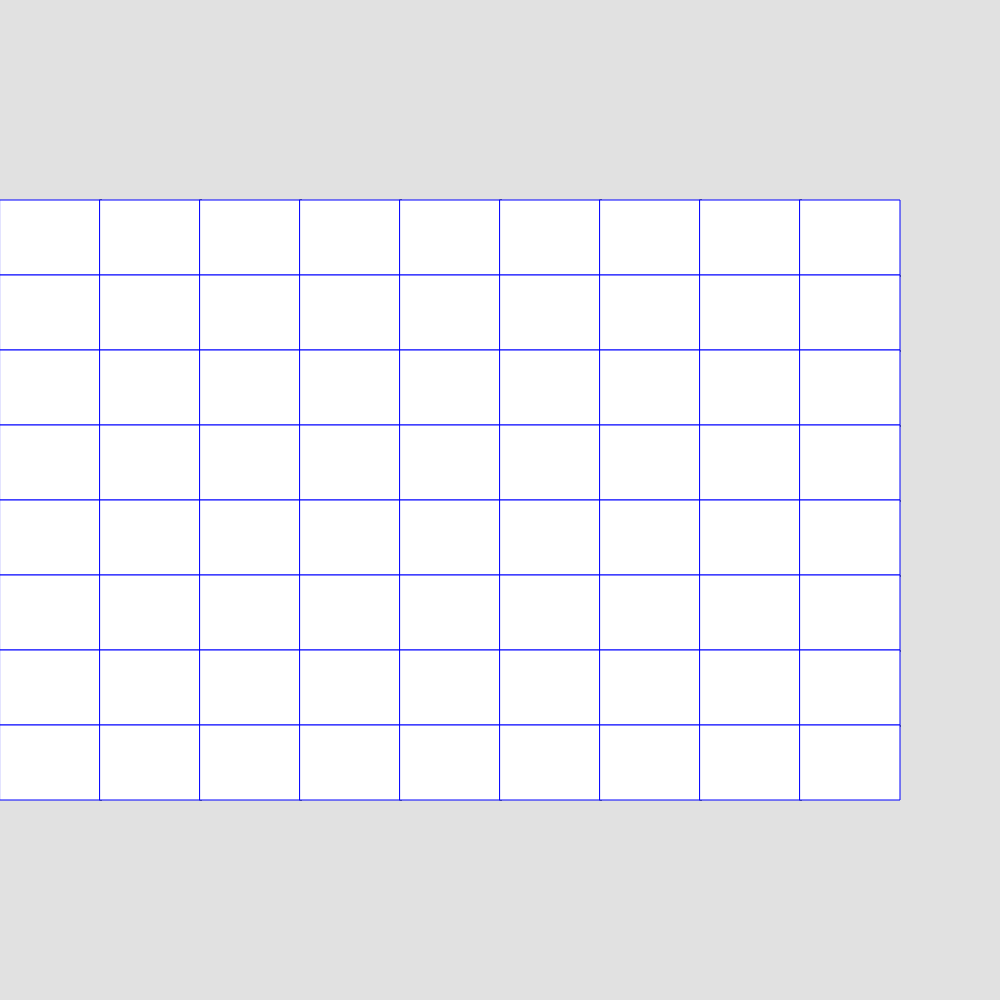
Frame 1 (no input)
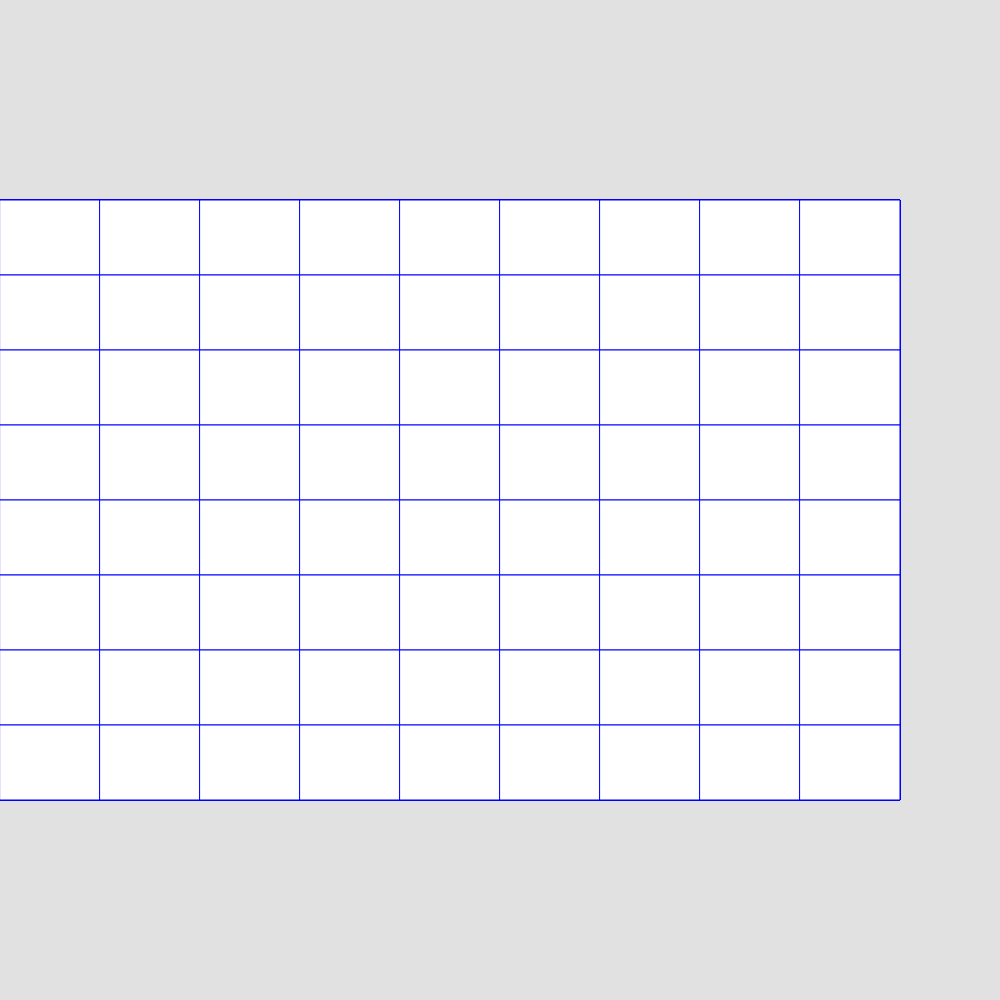
Frame 60 (no input)
Frame 120 (the mouse pressed at the canvas centre since frame 60): identical to frame 60, image omitted

The p5.js sketch that drew these frames (run headless with seeded random() and noise() and a simulated clock; from frame 60 on, the mouse is pressed at the canvas centre):

// p5.js sketch
// ── sketch.js

function setup(){
    createCanvas(1000, 1000);
    background(225, 225, 225);
}



    var clickbox1 = false
    var clickbox2 = false
    var clickbox3 = false
    var clickbox4 = false
    var clickbox5 = false
    var clickbox6 = false
    var clickbox7 = false
    var clickbox8 = false
    var clickbox9 = false

    var clickbox10 = false
    var clickbox11 = false
    var clickbox12 = false
    var clickbox13 = false
    var clickbox14 = false
    var clickbox15 = false
    var clickbox16 = false
    var clickbox17 = false
    var clickbox18 = false

    var clickbox = false
    var clickbox = false
    var clickbox = false
    var clickbox = false
    var clickbox = false
    var clickbox = false
    var clickbox = false
    var clickbox = false
    var clickbox = false

    var clickbox = false
    var clickbox = false
    var clickbox = false
    var clickbox = false
    var clickbox = false
    var clickbox = false
    var clickbox = false
    var clickbox = false
    var clickbox = false

    var clickbox = false
    var clickbox = false
    var clickbox = false
    var clickbox = false
    var clickbox = false
    var clickbox = false
    var clickbox = false
    var clickbox = false
    var clickbox = false

    var clickbox = false
    var clickbox = false
    var clickbox = false
    var clickbox = false
    var clickbox = false
    var clickbox = false
    var clickbox = false
    var clickbox = false
    var clickbox = false

    var clickbox = false
    var clickbox = false
    var clickbox = false
    var clickbox = false
    var clickbox = false
    var clickbox = false
    var clickbox = false
    var clickbox = false
    var clickbox = false

    var clickbox = false
    var clickbox = false
    var clickbox = false
    var clickbox = false
    var clickbox = false
    var clickbox = false
    var clickbox = false
    var clickbox = false
    var clickbox = false

function draw(){
    fill("black")
    rect(100, 200, 2, 600)
    rect(200, 200, 2, 600)
    rect(300, 200, 2, 600)
    rect(400, 200, 2, 600)
    rect(500, 200, 2, 600)
    rect(600, 200, 2, 600)
    rect(700, 200, 2, 600)
    rect(800, 200, 2, 600)
    rect(0, 275, 900, 2)
    rect(0, 350, 900, 2)
    rect(0, 425, 900, 2)
    rect(0, 500, 900, 2)
    rect(0, 575, 900, 2)
    rect(0, 650, 900, 2)
    rect(0, 725, 900, 2)
    
    
    stroke("blue")
    var shipColor = "white"
    fill(shipColor)
    var choice1 = rect(0, 200, 100, 75)
    var choice2 = rect(0, 275, 100, 75)
    var choice3 = rect(0, 350, 100, 75)
    var choice4 = rect(0, 425, 100, 75)
    var choice5 = rect(0, 500, 100, 75)
    var choice6 = rect(0, 575, 100, 75)
    var choice7 = rect(0, 650, 100, 75)
    var choice8 = rect(0, 725, 100, 75)
    
    var choice9 = rect(100, 200, 100, 75)
    var choice10 = rect(100, 275, 100, 75)
    var choice11 = rect(100, 350, 100, 75)
    var choice12 = rect(100, 425, 100, 75)
    var choice13 = rect(100, 500, 100, 75)
    var choice14 = rect(100, 575, 100, 75)
    var choice15 = rect(100, 650, 100, 75)
    var choice16 = rect(100, 725, 100, 75)

    var choice17 = rect(200, 200, 100, 75)
    var choice18 = rect(200, 275, 100, 75)
    var choice19 = rect(200, 350, 100, 75)
    var choice20 = rect(200, 425, 100, 75)
    var choice21 = rect(200, 500, 100, 75)
    var choice22 = rect(200, 575, 100, 75)
    var choice23 = rect(200, 650, 100, 75)
    var choice24 = rect(200, 725, 100, 75)

    var choice25 = rect(300, 200, 100, 75)
    var choice26 = rect(300, 275, 100, 75)
    var choice27 = rect(300, 350, 100, 75)
    var choice28 = rect(300, 425, 100, 75)
    var choice29 = rect(300, 500, 100, 75)
    var choice30 = rect(300, 575, 100, 75)
    var choice31 = rect(300, 650, 100, 75)
    var choice32= rect(300, 725, 100, 75)

    var choice33 = rect(400, 200, 100, 75)
    var choice34 = rect(400, 275, 100, 75)
    var choice35 = rect(400, 350, 100, 75)
    var choice36 = rect(400, 425, 100, 75)
    var choice37 = rect(400, 500, 100, 75)
    var choice38 = rect(400, 575, 100, 75)
    var choice39 = rect(400, 650, 100, 75)
    var choice40 = rect(400, 725, 100, 75)

    var choice41 = rect(500, 200, 100, 75)
    var choice42 = rect(500, 275, 100, 75)
    var choice43 = rect(500, 350, 100, 75)
    var choice44 = rect(500, 425, 100, 75)
    var choice45 = rect(500, 500, 100, 75)
    var choice46 = rect(500, 575, 100, 75)
    var choice47 = rect(500, 650, 100, 75)
    var choice48 = rect(500, 725, 100, 75)

    var choice49 = rect(600, 200, 100, 75)
    var choice50 = rect(600, 275, 100, 75)
    var choice51 = rect(600, 350, 100, 75)
    var choice52 = rect(600, 425, 100, 75)
    var choice53 = rect(600, 500, 100, 75)
    var choice54 = rect(600, 575, 100, 75)
    var choice55 = rect(600, 650, 100, 75)
    var choice56 = rect(600, 725, 100, 75)

    var choice57 = rect(700, 200, 100, 75)
    var choice58 = rect(700, 275, 100, 75)
    var choice59 = rect(700, 350, 100, 75)
    var choice60 = rect(700, 425, 100, 75)
    var choice61 = rect(700, 500, 100, 75)
    var choice62 = rect(700, 575, 100, 75)
    var choice63 = rect(700, 650, 100, 75)
    var choice64 = rect(700, 725, 100, 75)

    var choice65 = rect(800, 200, 100, 75)
    var choice66 = rect(800, 275, 100, 75)
    var choice67 = rect(800, 350, 100, 75)
    var choice68 = rect(800, 425, 100, 75)
    var choice69 = rect(800, 500, 100, 75)
    var choice70 = rect(800, 575, 100, 75)
    var choice71 = rect(800, 650, 100, 75)
    var choice72 = rect(800, 725, 100, 75)

    if (mouseIsPressed) {
        if (mouseX < 100 && mouseY > 200 && mouseY < 275){
            clickbox1 = true

        }if (mouseX < 100 && mouseY > 275 && mouseY < 350)
            clickbox2 = true
    print(mouseIsPressed);
}
    if (clickbox1 == true) {
        fill("blue")
        rect(0, 200, 100, 75)
}   if (clickbox2 == true) {
        fill("blue")
        rect(0, 275, 100, 75)
}   if (clickbox3 == true) {
        fill("blue")
        rect(0, 350, 100, 75)

}   if (clickbox4 == true) {
        fill("blue")
        rect(0, 425, 100, 75)

}   if (clickbox5 == true) {
        fill("blue")
        rect(0, 500, 100, 75)

}   if (clickbox6 == true) {
        fill("blue")
        rect(0, 575, 100, 75)

}   if (clickbox7 == true) {
        fill("blue")
        rect(0, 650, 100, 75)

}   if (clickbox8 == true) {
        fill("blue")
        rect(0, 350, 100, 75)

// } if (clickbox3 == true) {
//         fill("blue")
//         rect(0, 350, 100, 75)

// } if (clickbox3 == true) {
//         fill("blue")
//         rect(0, 350, 100, 75)

// }

}}
